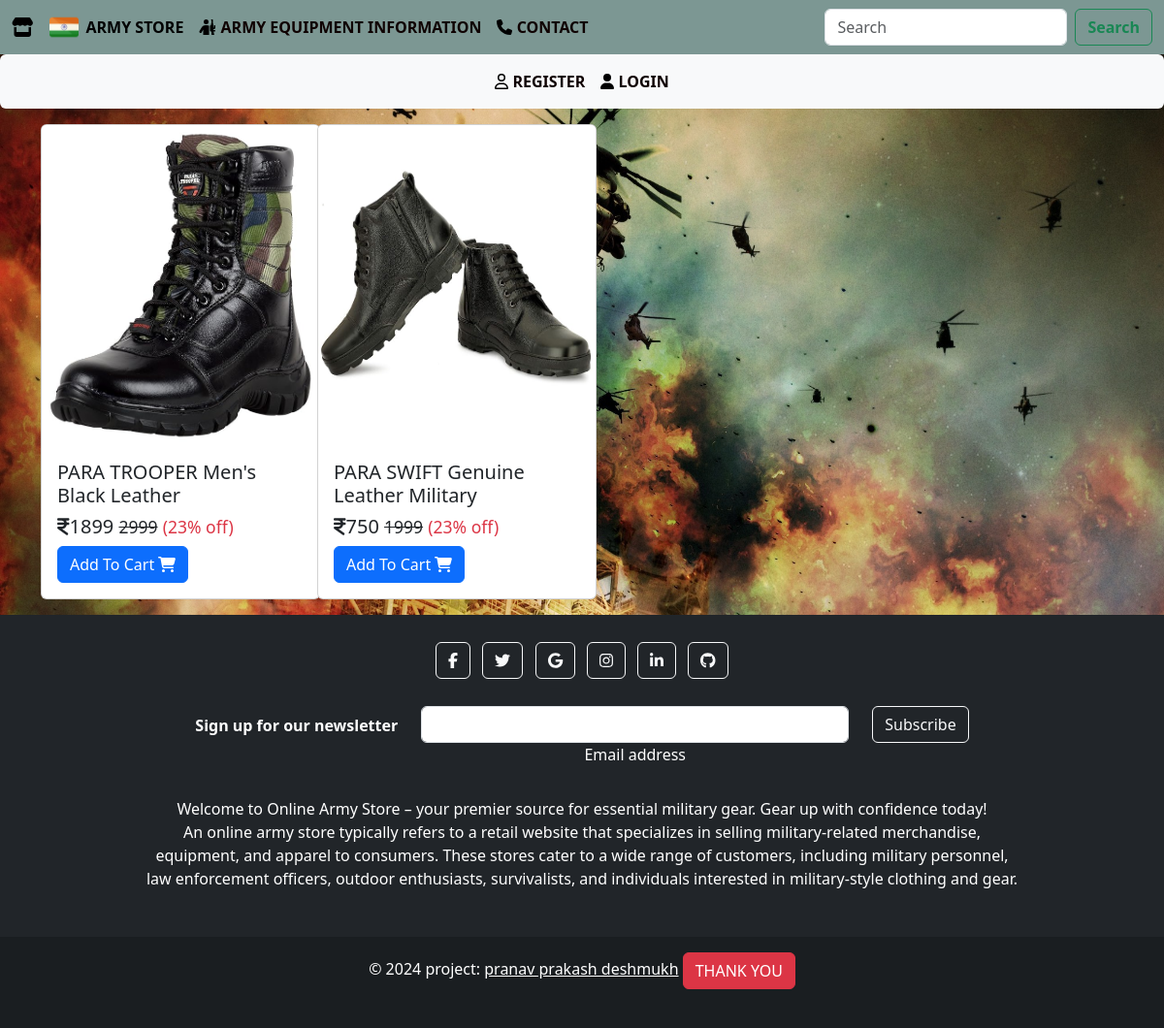
Screenshot of /shoes with the database file from the repository.
### army/models.py (models this page shows, shortened)
class Store(models.Model):
    CATEGORY_CHOICES = [
        ('TSHIRT', 'Tshirt'),
        ('PANT', 'pant'),
        ('SHOES', 'Shoes'),
        ('WATCH', 'Watch'),
        ('JACKET', 'jacket'),
        ('BAGS', 'Bags'),
    ]
    name = models.CharField(max_length=100)
    category = models.CharField(max_length=20, choices=CATEGORY_CHOICES)
    small_description=models.CharField(max_length=300)
    description=models.TextField()
    selling_price = models.IntegerField()
    discounted_price = models.IntegerField()
    percentage = models.IntegerField(default=0)
    price_and_quantity_total = models.IntegerField(default=0)
    Store_image =models.ImageField(upload_to='Store_images')  # As we are using image field we have to intall 'pillow'. And we have to Define MEDIA_URL in settings.py file so that all folder should save in media directory

### army/views.py (the view)
# urls.py: path('shoes',views.ShoesView.as_view(),name='shoes'),
class ShoesView(View):
    def get(self,request):
        shoes = Store.objects.filter(category='SHOES')
        return render(request,'shoes.html',{'shoes':shoes})

### army/templates/shoes.html (shortened to what this page needs)
{% extends "army.html" %}
{% load static %}
{% block content %}
<div class="container mr-3 ">
    <div class="row">
        {% for sh in shoes %}
      <div class="col-sm-3 mb-3 mt-3">
        <div class="card " style="width: 18rem;">
          <img src="{{sh.Store_image.url}}" class="card-img-top" alt="...">
          <div class="card-body">
            <h5 class="card-title">{{sh.name}}</h5>
            <h5 class="font-weight-bold text-dark "><i class="fa-solid fa-indian-rupee-sign"></i>{{sh.discounted_price}} <small class="fw-light rupee">{{sh.selling_price}}</small> <small class="text-danger">(23% off)</small></h5>
            <a href="{% url "storedetails" sh.id %}" class="btn btn-primary">Add To Cart <i class="fa-solid fa-cart-shopping"></i></a>
          </div>
        </div>
      </div>
      {% endfor %}
    </div>
</div>
{% endblock content %}

### army/static/army/css/army.css (style rules this page uses)
.card-img-top { height: 330px; }
.rupee ,.cart-selling-price { text-decoration:line-through; }

### rows the page displays
Store: Store_image (picture), name "PARA TROOPER Men's Black Leather", discounted_price "1899", selling_price "2999"
Store: Store_image (picture), name "PARA SWIFT Genuine Leather Military", discounted_price "750", selling_price "1999"
